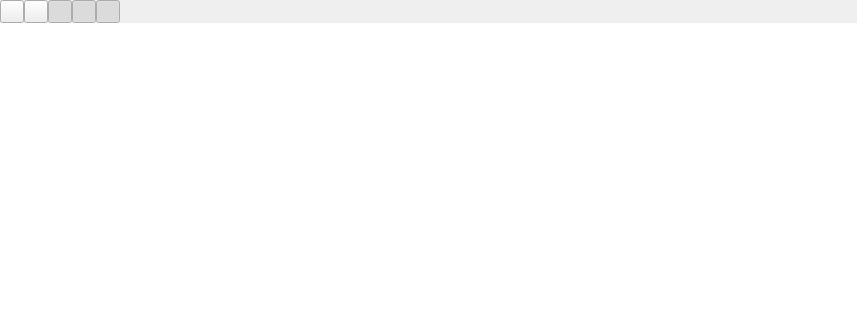
<?xml version="1.0" encoding="UTF-8"?>
<ui version="4.0">
 <class>ScxmlEditor::OutputPane::ErrorWidget</class>
 <widget class="QWidget" name="ScxmlEditor::OutputPane::ErrorWidget">
  <property name="geometry">
   <rect>
    <x>0</x>
    <y>0</y>
    <width>857</width>
    <height>326</height>
   </rect>
  </property>
  <property name="windowTitle">
   <string>Form</string>
  </property>
  <layout class="QVBoxLayout" name="verticalLayout">
   <property name="spacing">
    <number>0</number>
   </property>
   <property name="leftMargin">
    <number>0</number>
   </property>
   <property name="topMargin">
    <number>0</number>
   </property>
   <property name="rightMargin">
    <number>0</number>
   </property>
   <property name="bottomMargin">
    <number>0</number>
   </property>
   <item>
    <widget class="QFrame" name="m_subTitleFrame">
     <property name="frameShape">
      <enum>QFrame::NoFrame</enum>
     </property>
     <property name="frameShadow">
      <enum>QFrame::Plain</enum>
     </property>
     <layout class="QHBoxLayout" name="horizontalLayout_2">
      <property name="spacing">
       <number>0</number>
      </property>
      <property name="leftMargin">
       <number>0</number>
      </property>
      <property name="topMargin">
       <number>0</number>
      </property>
      <property name="rightMargin">
       <number>0</number>
      </property>
      <property name="bottomMargin">
       <number>0</number>
      </property>
      <item>
       <widget class="QToolButton" name="m_clean"/>
      </item>
      <item>
       <widget class="QToolButton" name="m_exportWarnings"/>
      </item>
      <item>
       <widget class="QToolButton" name="m_showErrors">
        <property name="checkable">
         <bool>true</bool>
        </property>
        <property name="checked">
         <bool>true</bool>
        </property>
       </widget>
      </item>
      <item>
       <widget class="QToolButton" name="m_showWarnings">
        <property name="checkable">
         <bool>true</bool>
        </property>
        <property name="checked">
         <bool>true</bool>
        </property>
       </widget>
      </item>
      <item>
       <widget class="QToolButton" name="m_showInfos">
        <property name="checkable">
         <bool>true</bool>
        </property>
        <property name="checked">
         <bool>true</bool>
        </property>
       </widget>
      </item>
      <item>
       <spacer name="horizontalSpacer">
        <property name="orientation">
         <enum>Qt::Horizontal</enum>
        </property>
        <property name="sizeHint" stdset="0">
         <size>
          <width>646</width>
          <height>20</height>
         </size>
        </property>
       </spacer>
      </item>
     </layout>
    </widget>
   </item>
   <item>
    <widget class="ScxmlEditor::OutputPane::TableView" name="m_errorsTable">
     <property name="frameShape">
      <enum>QFrame::NoFrame</enum>
     </property>
     <property name="frameShadow">
      <enum>QFrame::Plain</enum>
     </property>
     <property name="alternatingRowColors">
      <bool>true</bool>
     </property>
     <property name="selectionMode">
      <enum>QAbstractItemView::SingleSelection</enum>
     </property>
     <property name="selectionBehavior">
      <enum>QAbstractItemView::SelectRows</enum>
     </property>
     <property name="textElideMode">
      <enum>Qt::ElideRight</enum>
     </property>
     <property name="verticalScrollMode">
      <enum>QAbstractItemView::ScrollPerPixel</enum>
     </property>
     <property name="horizontalScrollMode">
      <enum>QAbstractItemView::ScrollPerPixel</enum>
     </property>
     <property name="showGrid">
      <bool>false</bool>
     </property>
     <property name="sortingEnabled">
      <bool>true</bool>
     </property>
     <property name="wordWrap">
      <bool>true</bool>
     </property>
     <property name="cornerButtonEnabled">
      <bool>false</bool>
     </property>
     <attribute name="horizontalHeaderStretchLastSection">
      <bool>true</bool>
     </attribute>
     <attribute name="verticalHeaderVisible">
      <bool>false</bool>
     </attribute>
     <attribute name="verticalHeaderCascadingSectionResizes">
      <bool>true</bool>
     </attribute>
    </widget>
   </item>
  </layout>
 </widget>
 <customwidgets>
  <customwidget>
   <class>ScxmlEditor::OutputPane::TableView</class>
   <extends>QTableView</extends>
   <header>tableview.h</header>
  </customwidget>
 </customwidgets>
 <resources/>
 <connections/>
</ui>
